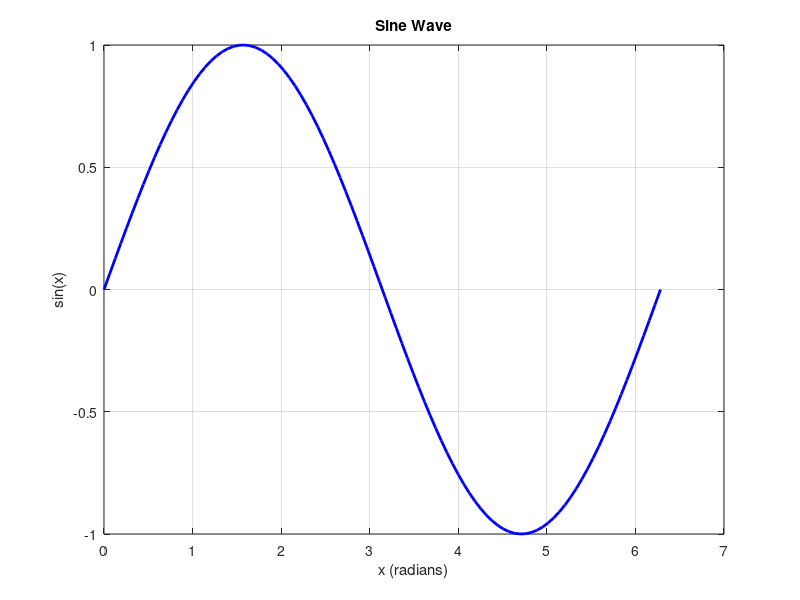

Reproduce this figure in MATLAB.
% Generate x values from 0 to 2*pi
x = linspace(0, 2*pi, 100);

% Calculate y values (sine of x)
y = sin(x);

% Create a new figure
figure;

% Plot the sine wave
plot(x, y, 'b-', 'LineWidth', 2);

% Add labels and title
xlabel('x (radians)');
ylabel('sin(x)');
title('Sine Wave');

% Add grid
grid on;

% Display the plot
disp('Sine wave plot created.');
